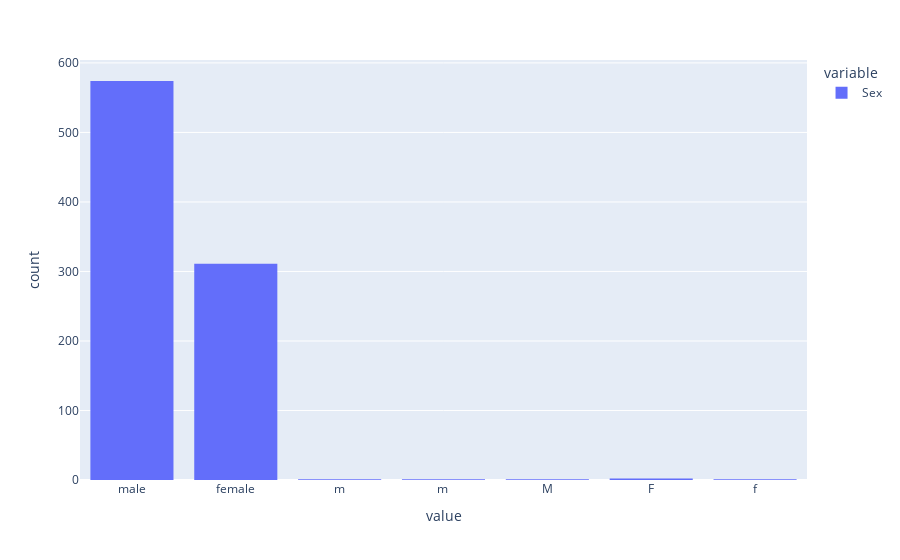

The cell this chart's notebook holds for it:
### Code cell
df["Sex"].hist(backend='plotly')

### Figure 1 — Plotly figure (JSON) as saved in the notebook; plotly's stock layout.template omitted (floating-point values rounded to 4 significant figures; data arrays with more than 128 entries replaced by an {"elided": "..."} marker saying what was removed)
{"data": [{"alignmentgroup": "True", "bingroup": "x", "hovertemplate": "variable=Sex<br>value=%{x}<br>count=%{y}<extra></extra>", "legendgroup": "Sex", "marker": {"color": "#636efa", "pattern": {"shape": ""}}, "name": "Sex", "offsetgroup": "Sex", "orientation": "v", "showlegend": true, "type": "histogram", "x": {"elided": "891 str values"}, "xaxis": "x", "yaxis": "y"}], "layout": {"barmode": "relative", "legend": {"title": {"text": "variable"}, "tracegroupgap": 0}, "margin": {"t": 60}, "xaxis": {"anchor": "y", "domain": [0, 1], "title": {"text": "value"}}, "yaxis": {"anchor": "x", "domain": [0, 1], "title": {"text": "count"}}}}
